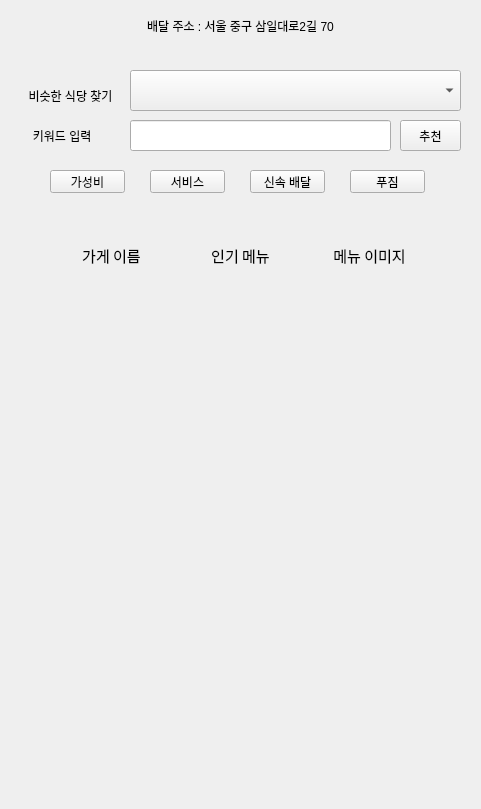
<?xml version="1.0" encoding="UTF-8"?>
<ui version="4.0">
 <class>Form</class>
 <widget class="QWidget" name="Form">
  <property name="geometry">
   <rect>
    <x>0</x>
    <y>0</y>
    <width>481</width>
    <height>809</height>
   </rect>
  </property>
  <property name="windowTitle">
   <string>Form</string>
  </property>
  <widget class="QLabel" name="label">
   <property name="geometry">
    <rect>
     <x>70</x>
     <y>10</y>
     <width>341</width>
     <height>31</height>
    </rect>
   </property>
   <property name="text">
    <string>배달 주소 : 서울 중구 삼일대로2길 70</string>
   </property>
   <property name="alignment">
    <set>Qt::AlignCenter</set>
   </property>
  </widget>
  <widget class="QComboBox" name="cmb_title">
   <property name="geometry">
    <rect>
     <x>130</x>
     <y>70</y>
     <width>331</width>
     <height>41</height>
    </rect>
   </property>
  </widget>
  <widget class="QLineEdit" name="le_title">
   <property name="geometry">
    <rect>
     <x>130</x>
     <y>120</y>
     <width>261</width>
     <height>31</height>
    </rect>
   </property>
  </widget>
  <widget class="QPushButton" name="btn_recommend">
   <property name="geometry">
    <rect>
     <x>400</x>
     <y>120</y>
     <width>61</width>
     <height>31</height>
    </rect>
   </property>
   <property name="text">
    <string>추천</string>
   </property>
  </widget>
  <widget class="QLabel" name="label_2">
   <property name="geometry">
    <rect>
     <x>10</x>
     <y>80</y>
     <width>121</width>
     <height>31</height>
    </rect>
   </property>
   <property name="text">
    <string>비슷한 식당 찾기</string>
   </property>
   <property name="alignment">
    <set>Qt::AlignCenter</set>
   </property>
  </widget>
  <widget class="QLabel" name="label_3">
   <property name="geometry">
    <rect>
     <x>0</x>
     <y>120</y>
     <width>121</width>
     <height>31</height>
    </rect>
   </property>
   <property name="text">
    <string> 키워드 입력</string>
   </property>
   <property name="alignment">
    <set>Qt::AlignCenter</set>
   </property>
  </widget>
  <widget class="QPushButton" name="btn_one">
   <property name="geometry">
    <rect>
     <x>50</x>
     <y>170</y>
     <width>75</width>
     <height>23</height>
    </rect>
   </property>
   <property name="text">
    <string>가성비</string>
   </property>
  </widget>
  <widget class="QPushButton" name="btn_two">
   <property name="geometry">
    <rect>
     <x>150</x>
     <y>170</y>
     <width>75</width>
     <height>23</height>
    </rect>
   </property>
   <property name="text">
    <string>서비스</string>
   </property>
  </widget>
  <widget class="QPushButton" name="btn_three">
   <property name="geometry">
    <rect>
     <x>250</x>
     <y>170</y>
     <width>75</width>
     <height>23</height>
    </rect>
   </property>
   <property name="text">
    <string>신속 배달</string>
   </property>
  </widget>
  <widget class="QPushButton" name="btn_four">
   <property name="geometry">
    <rect>
     <x>350</x>
     <y>170</y>
     <width>75</width>
     <height>23</height>
    </rect>
   </property>
   <property name="text">
    <string>푸짐</string>
   </property>
  </widget>
  <widget class="QWidget" name="layoutWidget">
   <property name="geometry">
    <rect>
     <x>50</x>
     <y>440</y>
     <width>381</width>
     <height>101</height>
    </rect>
   </property>
   <layout class="QHBoxLayout" name="horizontalLayout_2">
    <item>
     <widget class="QLabel" name="lbl_title_2">
      <property name="frameShape">
       <enum>QFrame::NoFrame</enum>
      </property>
      <property name="text">
       <string/>
      </property>
      <property name="alignment">
       <set>Qt::AlignLeading|Qt::AlignLeft|Qt::AlignVCenter</set>
      </property>
     </widget>
    </item>
    <item>
     <widget class="QLabel" name="lbl_menu_2">
      <property name="frameShape">
       <enum>QFrame::NoFrame</enum>
      </property>
      <property name="text">
       <string/>
      </property>
     </widget>
    </item>
    <item>
     <widget class="QLabel" name="lbl_img_2">
      <property name="text">
       <string/>
      </property>
      <property name="alignment">
       <set>Qt::AlignLeading|Qt::AlignLeft|Qt::AlignVCenter</set>
      </property>
     </widget>
    </item>
   </layout>
  </widget>
  <widget class="QWidget" name="layoutWidget_2">
   <property name="geometry">
    <rect>
     <x>50</x>
     <y>580</y>
     <width>381</width>
     <height>101</height>
    </rect>
   </property>
   <layout class="QHBoxLayout" name="horizontalLayout_3">
    <item>
     <widget class="QLabel" name="lbl_title_3">
      <property name="frameShape">
       <enum>QFrame::NoFrame</enum>
      </property>
      <property name="text">
       <string/>
      </property>
      <property name="alignment">
       <set>Qt::AlignLeading|Qt::AlignLeft|Qt::AlignVCenter</set>
      </property>
     </widget>
    </item>
    <item>
     <widget class="QLabel" name="lbl_menu_3">
      <property name="frameShape">
       <enum>QFrame::NoFrame</enum>
      </property>
      <property name="text">
       <string/>
      </property>
     </widget>
    </item>
    <item>
     <widget class="QLabel" name="lbl_img_3">
      <property name="text">
       <string/>
      </property>
      <property name="alignment">
       <set>Qt::AlignLeading|Qt::AlignLeft|Qt::AlignVCenter</set>
      </property>
     </widget>
    </item>
   </layout>
  </widget>
  <widget class="QWidget" name="">
   <property name="geometry">
    <rect>
     <x>50</x>
     <y>300</y>
     <width>381</width>
     <height>101</height>
    </rect>
   </property>
   <layout class="QHBoxLayout" name="horizontalLayout">
    <item>
     <widget class="QLabel" name="lbl_title_1">
      <property name="frameShape">
       <enum>QFrame::NoFrame</enum>
      </property>
      <property name="text">
       <string/>
      </property>
      <property name="alignment">
       <set>Qt::AlignLeading|Qt::AlignLeft|Qt::AlignVCenter</set>
      </property>
     </widget>
    </item>
    <item>
     <widget class="QLabel" name="lbl_menu_1">
      <property name="styleSheet">
       <string notr="true">border-color: rgb(211, 211, 211);</string>
      </property>
      <property name="frameShape">
       <enum>QFrame::NoFrame</enum>
      </property>
      <property name="text">
       <string/>
      </property>
     </widget>
    </item>
    <item>
     <widget class="QLabel" name="lbl_img_1">
      <property name="text">
       <string/>
      </property>
      <property name="alignment">
       <set>Qt::AlignLeading|Qt::AlignLeft|Qt::AlignVCenter</set>
      </property>
     </widget>
    </item>
   </layout>
  </widget>
  <widget class="QWidget" name="">
   <property name="geometry">
    <rect>
     <x>50</x>
     <y>230</y>
     <width>381</width>
     <height>51</height>
    </rect>
   </property>
   <layout class="QHBoxLayout" name="horizontalLayout_4">
    <item>
     <widget class="QLabel" name="label_4">
      <property name="font">
       <font>
        <family>HY수평선M</family>
        <pointsize>11</pointsize>
        <weight>50</weight>
        <bold>false</bold>
       </font>
      </property>
      <property name="text">
       <string>가게 이름</string>
      </property>
      <property name="alignment">
       <set>Qt::AlignCenter</set>
      </property>
     </widget>
    </item>
    <item>
     <widget class="QLabel" name="label_5">
      <property name="font">
       <font>
        <family>HY수평선M</family>
        <pointsize>11</pointsize>
        <weight>50</weight>
        <bold>false</bold>
       </font>
      </property>
      <property name="text">
       <string>인기 메뉴</string>
      </property>
      <property name="alignment">
       <set>Qt::AlignCenter</set>
      </property>
     </widget>
    </item>
    <item>
     <widget class="QLabel" name="label_6">
      <property name="font">
       <font>
        <family>HY수평선M</family>
        <pointsize>11</pointsize>
        <weight>50</weight>
        <bold>false</bold>
       </font>
      </property>
      <property name="text">
       <string>메뉴 이미지</string>
      </property>
      <property name="alignment">
       <set>Qt::AlignCenter</set>
      </property>
     </widget>
    </item>
   </layout>
  </widget>
 </widget>
 <resources/>
 <connections/>
</ui>
